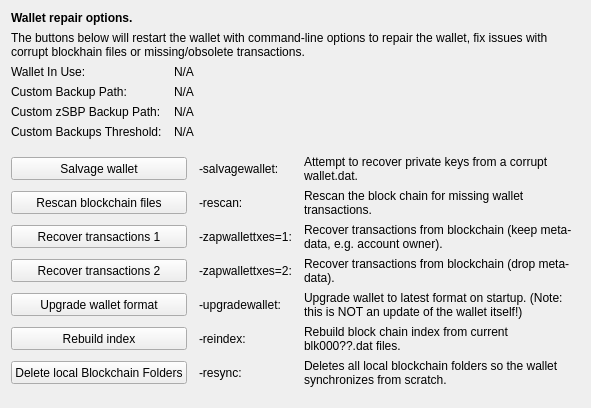
     <widget class="QWidget" name="tab_repair">
      <attribute name="title">
       <string>&amp;Wallet Repair</string>
      </attribute>
      <layout class="QGridLayout" name="gridLayout_4" columnstretch="0,0,0,0">
       <property name="horizontalSpacing">
        <number>12</number>
       </property>
       <item row="0" column="0" colspan="4">
        <widget class="QLabel" name="label_repair_header">
         <property name="font">
          <font>
           <weight>75</weight>
           <bold>true</bold>
          </font>
         </property>
         <property name="text">
          <string>Wallet repair options.</string>
         </property>
        </widget>
       </item>
       <item row="1" column="0" colspan="4">
        <widget class="QLabel" name="label_repair_helptext">
         <property name="font">
          <font>
           <weight>50</weight>
           <bold>false</bold>
          </font>
         </property>
         <property name="text">
          <string>The buttons below will restart the wallet with command-line options to repair the wallet, fix issues with corrupt blockhain files or missing/obsolete transactions.</string>
         </property>
         <property name="wordWrap">
          <bool>true</bool>
         </property>
        </widget>
       </item>
       <item row="2" column="0">
        <widget class="QLabel" name="wallet_path_label">
         <property name="text">
          <string>Wallet In Use:</string>
         </property>
        </widget>
       </item>
       <item row="2" column="1" colspan="3">
        <widget class="QLabel" name="wallet_path">
         <property name="cursor">
          <cursorShape>IBeamCursor</cursorShape>
         </property>
         <property name="text">
          <string>N/A</string>
         </property>
         <property name="textFormat">
          <enum>Qt::PlainText</enum>
         </property>
         <property name="textInteractionFlags">
          <set>Qt::LinksAccessibleByMouse|Qt::TextSelectableByKeyboard|Qt::TextSelectableByMouse</set>
         </property>
        </widget>
       </item>
       <item row="3" column="0">
        <widget class="QLabel" name="wallet_custombackuppath_label">
         <property name="text">
          <string>Custom Backup Path:</string>
         </property>
         <property name="visible">
          <bool>false</bool>
         </property>
        </widget>
       </item>
       <item row="3" column="1" colspan="3">
        <widget class="QLabel" name="wallet_custombackuppath">
         <property name="cursor">
          <cursorShape>IBeamCursor</cursorShape>
         </property>
         <property name="text">
          <string>N/A</string>
         </property>
         <property name="textFormat">
          <enum>Qt::PlainText</enum>
         </property>
         <property name="textInteractionFlags">
          <set>Qt::LinksAccessibleByMouse|Qt::TextSelectableByKeyboard|Qt::TextSelectableByMouse</set>
         </property>
         <property name="visible">
          <bool>false</bool>
         </property>
        </widget>
       </item>
       <item row="4" column="0">
        <widget class="QLabel" name="wallet_customzsbpbackuppath_label">
         <property name="text">
          <string>Custom zSBP Backup Path:</string>
         </property>
         <property name="visible">
          <bool>false</bool>
         </property>
        </widget>
       </item>
       <item row="4" column="1" colspan="3">
        <widget class="QLabel" name="wallet_customzsbpbackuppath">
         <property name="cursor">
          <cursorShape>IBeamCursor</cursorShape>
         </property>
         <property name="text">
          <string>N/A</string>
         </property>
         <property name="textFormat">
          <enum>Qt::PlainText</enum>
         </property>
         <property name="textInteractionFlags">
          <set>Qt::LinksAccessibleByMouse|Qt::TextSelectableByKeyboard|Qt::TextSelectableByMouse</set>
         </property>
         <property name="visible">
          <bool>false</bool>
         </property>
        </widget>
       </item>
       <item row="5" column="0">
        <widget class="QLabel" name="wallet_custombackupthreshold_label">
         <property name="text">
          <string>Custom Backups Threshold:</string>
         </property>
         <property name="visible">
          <bool>false</bool>
         </property>
        </widget>
       </item>
       <item row="5" column="1" colspan="3">
        <widget class="QLabel" name="wallet_custombackupthreshold">
         <property name="cursor">
          <cursorShape>IBeamCursor</cursorShape>
         </property>
         <property name="text">
          <string>N/A</string>
         </property>
         <property name="textFormat">
          <enum>Qt::PlainText</enum>
         </property>
         <property name="textInteractionFlags">
          <set>Qt::LinksAccessibleByMouse|Qt::TextSelectableByKeyboard|Qt::TextSelectableByMouse</set>
         </property>
         <property name="visible">
          <bool>false</bool>
         </property>
        </widget>
       </item>
       <item row="6" column="0">
        <spacer name="verticalSpacer_repair1">
         <property name="orientation">
          <enum>Qt::Vertical</enum>
         </property>
         <property name="sizeHint" stdset="0">
          <size>
           <width>10</width>
           <height>10</height>
          </size>
         </property>
        </spacer>
       </item>
       <item row="7" column="0" colspan="2">
        <widget class="QPushButton" name="btn_salvagewallet">
         <property name="minimumSize">
          <size>
           <width>100</width>
           <height>23</height>
          </size>
         </property>
         <property name="text">
          <string>Salvage wallet</string>
         </property>
        </widget>
       </item>
       <item row="7" column="2">
        <widget class="QLabel" name="label_repair_salvage_command">
         <property name="text">
          <string notr="true">-salvagewallet:</string>
         </property>
        </widget>
       </item>
       <item row="7" column="3">
        <widget class="QLabel" name="label_repair_salvage">
         <property name="text">
          <string>Attempt to recover private keys from a corrupt wallet.dat.</string>
         </property>
         <property name="wordWrap">
          <bool>true</bool>
         </property>
        </widget>
       </item>
       <item row="8" column="0" colspan="2">
        <widget class="QPushButton" name="btn_rescan">
         <property name="minimumSize">
          <size>
           <width>100</width>
           <height>23</height>
          </size>
         </property>
         <property name="text">
          <string>Rescan blockchain files</string>
         </property>
        </widget>
       </item>
       <item row="8" column="2">
        <widget class="QLabel" name="label_repair_rescan_command">
         <property name="text">
          <string notr="true">-rescan:</string>
         </property>
        </widget>
       </item>
       <item row="8" column="3">
        <widget class="QLabel" name="label_repair_rescan">
         <property name="text">
          <string>Rescan the block chain for missing wallet transactions.</string>
         </property>
         <property name="wordWrap">
          <bool>true</bool>
         </property>
        </widget>
       </item>
       <item row="9" column="0" colspan="2">
        <widget class="QPushButton" name="btn_zapwallettxes1">
         <property name="minimumSize">
          <size>
           <width>100</width>
           <height>23</height>
          </size>
         </property>
         <property name="text">
          <string>Recover transactions 1</string>
         </property>
        </widget>
       </item>
       <item row="9" column="2">
        <widget class="QLabel" name="label_repair_zap1_command">
         <property name="text">
          <string notr="true">-zapwallettxes=1:</string>
         </property>
        </widget>
       </item>
       <item row="9" column="3">
        <widget class="QLabel" name="label_repair_zap1">
         <property name="text">
          <string>Recover transactions from blockchain (keep meta-data, e.g. account owner).</string>
         </property>
         <property name="wordWrap">
          <bool>true</bool>
         </property>
        </widget>
       </item>
       <item row="10" column="0" colspan="2">
        <widget class="QPushButton" name="btn_zapwallettxes2">
         <property name="minimumSize">
          <size>
           <width>100</width>
           <height>23</height>
          </size>
         </property>
         <property name="text">
          <string>Recover transactions 2</string>
         </property>
        </widget>
       </item>
       <item row="10" column="2">
        <widget class="QLabel" name="label_repair_zap2_command">
         <property name="text">
          <string notr="true">-zapwallettxes=2:</string>
         </property>
        </widget>
       </item>
       <item row="10" column="3">
        <widget class="QLabel" name="label_repair_zap2">
         <property name="text">
          <string>Recover transactions from blockchain (drop meta-data).</string>
         </property>
         <property name="wordWrap">
          <bool>true</bool>
         </property>
        </widget>
       </item>
       <item row="11" column="0" colspan="2">
        <widget class="QPushButton" name="btn_upgradewallet">
         <property name="minimumSize">
          <size>
           <width>100</width>
           <height>23</height>
          </size>
         </property>
         <property name="text">
          <string>Upgrade wallet format</string>
         </property>
        </widget>
       </item>
       <item row="11" column="2">
        <widget class="QLabel" name="label_repair_upgrade_command">
         <property name="text">
          <string notr="true">-upgradewallet:</string>
         </property>
        </widget>
       </item>
       <item row="11" column="3">
        <widget class="QLabel" name="label_repair_upgrade">
         <property name="text">
          <string>Upgrade wallet to latest format on startup. (Note: this is NOT an update of the wallet itself!)</string>
         </property>
         <property name="wordWrap">
          <bool>true</bool>
         </property>
        </widget>
       </item>
       <item row="12" column="0" colspan="2">
        <widget class="QPushButton" name="btn_reindex">
         <property name="minimumSize">
          <size>
           <width>100</width>
           <height>23</height>
          </size>
         </property>
         <property name="text">
          <string>Rebuild index</string>
         </property>
        </widget>
       </item>
       <item row="12" column="2">
        <widget class="QLabel" name="label_repair_reindex_command">
         <property name="text">
          <string notr="true">-reindex:</string>
         </property>
        </widget>
       </item>
       <item row="12" column="3">
        <widget class="QLabel" name="label_repair_reindex">
         <property name="text">
          <string>Rebuild block chain index from current blk000??.dat files.</string>
         </property>
         <property name="wordWrap">
          <bool>true</bool>
         </property>
        </widget>
       </item>
       <item row="13" column="0" colspan="2">
        <widget class="QPushButton" name="btn_resync">
         <property name="minimumSize">
          <size>
           <width>100</width>
           <height>23</height>
          </size>
         </property>
         <property name="text">
          <string>Delete local Blockchain Folders</string>
         </property>
        </widget>
       </item>
       <item row="13" column="2">
        <widget class="QLabel" name="label_repair_resync_command">
         <property name="text">
          <string>-resync:</string>
         </property>
        </widget>
       </item>
       <item row="13" column="3">
        <widget class="QLabel" name="label_repair_resync">
         <property name="text">
          <string>Deletes all local blockchain folders so the wallet synchronizes from scratch.</string>
         </property>
         <property name="wordWrap">
          <bool>true</bool>
         </property>
        </widget>
       </item>
       <item row="14" column="0">
        <spacer name="verticalSpacer_repair2">
         <property name="orientation">
          <enum>Qt::Vertical</enum>
         </property>
         <property name="sizeHint" stdset="0">
          <size>
           <width>20</width>
           <height>10</height>
          </size>
         </property>
        </spacer>
       </item>
      </layout>
     </widget>
